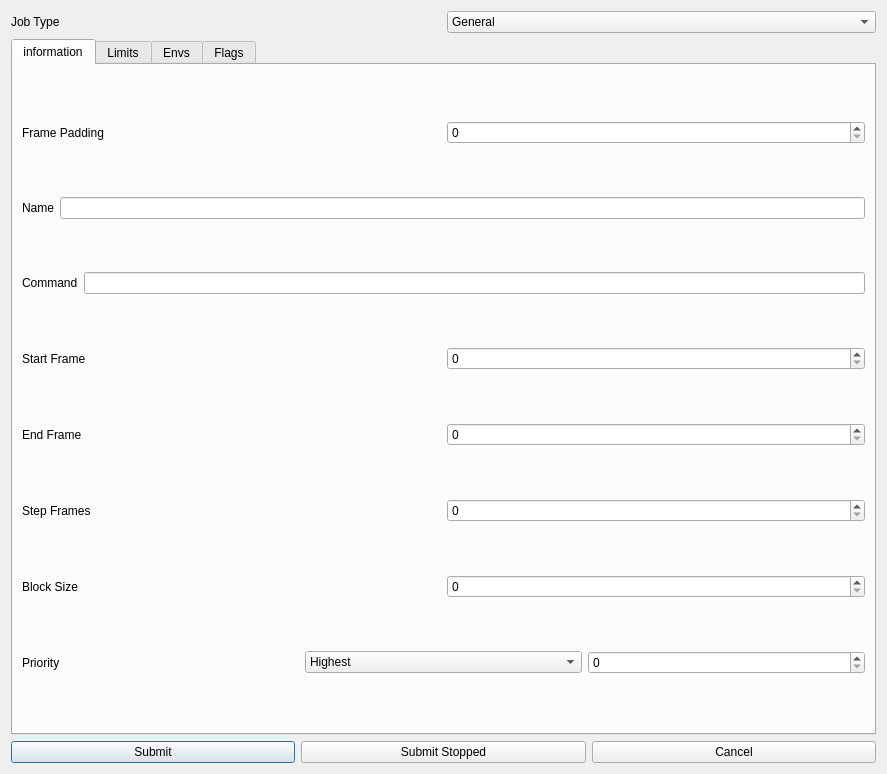
<?xml version="1.0" encoding="UTF-8"?>
<ui version="4.0">
 <class>Dialog</class>
 <widget class="QDialog" name="Dialog">
  <property name="geometry">
   <rect>
    <x>0</x>
    <y>0</y>
    <width>887</width>
    <height>774</height>
   </rect>
  </property>
  <property name="windowTitle">
   <string>Dialog</string>
  </property>
  <layout class="QGridLayout" name="gridLayout">
   <item row="0" column="0">
    <layout class="QHBoxLayout" name="horizontalLayout_26">
     <item>
      <widget class="QLabel" name="label_25">
       <property name="styleSheet">
        <string notr="true"/>
       </property>
       <property name="text">
        <string>Job Type</string>
       </property>
      </widget>
     </item>
     <item>
      <widget class="QComboBox" name="CB_job_type">
       <item>
        <property name="text">
         <string>General</string>
        </property>
       </item>
      </widget>
     </item>
    </layout>
   </item>
   <item row="2" column="0">
    <layout class="QHBoxLayout" name="horizontalLayout_19">
     <item>
      <widget class="QPushButton" name="PB_submit">
       <property name="text">
        <string>Submit</string>
       </property>
      </widget>
     </item>
     <item>
      <widget class="QPushButton" name="PB_submit_stopped">
       <property name="text">
        <string>Submit Stopped</string>
       </property>
      </widget>
     </item>
     <item>
      <widget class="QPushButton" name="PB_cancel">
       <property name="text">
        <string>Cancel</string>
       </property>
      </widget>
     </item>
    </layout>
   </item>
   <item row="1" column="0">
    <widget class="QTabWidget" name="tabWidget">
     <property name="currentIndex">
      <number>0</number>
     </property>
     <widget class="QWidget" name="TB_information">
      <attribute name="title">
       <string>information</string>
      </attribute>
      <layout class="QGridLayout" name="gridLayout_2">
       <item row="0" column="0">
        <layout class="QHBoxLayout" name="horizontalLayout_28">
         <item>
          <widget class="QLabel" name="label_27">
           <property name="text">
            <string>Frame Padding</string>
           </property>
          </widget>
         </item>
         <item>
          <widget class="QSpinBox" name="SB_padding"/>
         </item>
        </layout>
       </item>
       <item row="1" column="0">
        <layout class="QHBoxLayout" name="horizontalLayout_20">
         <item>
          <widget class="QLabel" name="label_19">
           <property name="text">
            <string>Name</string>
           </property>
          </widget>
         </item>
         <item>
          <widget class="QLineEdit" name="LE_name">
           <property name="minimumSize">
            <size>
             <width>0</width>
             <height>0</height>
            </size>
           </property>
          </widget>
         </item>
        </layout>
       </item>
       <item row="2" column="0">
        <layout class="QHBoxLayout" name="horizontalLayout_21">
         <item>
          <widget class="QLabel" name="label_20">
           <property name="text">
            <string>Command</string>
           </property>
          </widget>
         </item>
         <item>
          <widget class="QLineEdit" name="LE_command"/>
         </item>
        </layout>
       </item>
       <item row="3" column="0">
        <layout class="QHBoxLayout" name="horizontalLayout_25">
         <item>
          <widget class="QLabel" name="label_24">
           <property name="text">
            <string>Start Frame</string>
           </property>
          </widget>
         </item>
         <item>
          <widget class="QSpinBox" name="SB_start_frame"/>
         </item>
        </layout>
       </item>
       <item row="4" column="0">
        <layout class="QHBoxLayout" name="horizontalLayout_23">
         <item>
          <widget class="QLabel" name="label_22">
           <property name="text">
            <string>End Frame</string>
           </property>
          </widget>
         </item>
         <item>
          <widget class="QSpinBox" name="SB_end_frame"/>
         </item>
        </layout>
       </item>
       <item row="5" column="0">
        <layout class="QHBoxLayout" name="horizontalLayout_22">
         <item>
          <widget class="QLabel" name="label_21">
           <property name="text">
            <string>Step Frames</string>
           </property>
          </widget>
         </item>
         <item>
          <widget class="QSpinBox" name="SB_step_frame"/>
         </item>
        </layout>
       </item>
       <item row="6" column="0">
        <layout class="QHBoxLayout" name="horizontalLayout_24">
         <item>
          <widget class="QLabel" name="label_23">
           <property name="text">
            <string>Block Size</string>
           </property>
          </widget>
         </item>
         <item>
          <widget class="QSpinBox" name="SB_block_size"/>
         </item>
        </layout>
       </item>
       <item row="7" column="0">
        <layout class="QHBoxLayout" name="horizontalLayout_27">
         <item>
          <widget class="QLabel" name="label_26">
           <property name="text">
            <string>Priority</string>
           </property>
          </widget>
         </item>
         <item>
          <widget class="QComboBox" name="CB_priority">
           <item>
            <property name="text">
             <string>Highest</string>
            </property>
           </item>
           <item>
            <property name="text">
             <string>High</string>
            </property>
           </item>
           <item>
            <property name="text">
             <string>Normal</string>
            </property>
           </item>
           <item>
            <property name="text">
             <string>Low</string>
            </property>
           </item>
           <item>
            <property name="text">
             <string>Lowest</string>
            </property>
           </item>
           <item>
            <property name="text">
             <string>Custom</string>
            </property>
           </item>
          </widget>
         </item>
         <item>
          <widget class="QSpinBox" name="SB_priority"/>
         </item>
        </layout>
       </item>
      </layout>
     </widget>
     <widget class="QWidget" name="tab_2">
      <attribute name="title">
       <string>Limits</string>
      </attribute>
      <layout class="QGridLayout" name="gridLayout_3">
       <item row="0" column="0">
        <layout class="QHBoxLayout" name="horizontalLayout_34">
         <item>
          <widget class="QLabel" name="label_32">
           <property name="text">
            <string>Maximum Number Of Cpus</string>
           </property>
          </widget>
         </item>
         <item>
          <widget class="QSpinBox" name="SB_numcpus"/>
         </item>
        </layout>
       </item>
       <item row="1" column="0">
        <layout class="QHBoxLayout" name="horizontalLayout_37">
         <item>
          <widget class="QLabel" name="label_35">
           <property name="text">
            <string>Maximum Number Of Cpus on One computer</string>
           </property>
          </widget>
         </item>
         <item>
          <widget class="QSpinBox" name="SB_numcpus_cmp"/>
         </item>
        </layout>
       </item>
       <item row="2" column="0">
        <layout class="QHBoxLayout" name="horizontalLayout_36">
         <item>
          <widget class="QLabel" name="label_34">
           <property name="text">
            <string>Minimum ammount of Memory in MB </string>
           </property>
          </widget>
         </item>
         <item>
          <widget class="QSpinBox" name="SB_min_mem"/>
         </item>
        </layout>
       </item>
       <item row="3" column="0">
        <layout class="QHBoxLayout" name="horizontalLayout_35">
         <item>
          <widget class="QLabel" name="label_33">
           <property name="text">
            <string>Render in Pool</string>
           </property>
          </widget>
         </item>
         <item>
          <widget class="QComboBox" name="CB_render_pool">
           <property name="editable">
            <bool>true</bool>
           </property>
           <item>
            <property name="text">
             <string>Default</string>
            </property>
           </item>
          </widget>
         </item>
        </layout>
       </item>
       <item row="4" column="0">
        <widget class="QGroupBox" name="groupBox_3">
         <property name="sizePolicy">
          <sizepolicy hsizetype="Preferred" vsizetype="Fixed">
           <horstretch>0</horstretch>
           <verstretch>0</verstretch>
          </sizepolicy>
         </property>
         <property name="title">
          <string>Operating Systems</string>
         </property>
         <layout class="QHBoxLayout" name="horizontalLayout_38">
          <item>
           <widget class="QCheckBox" name="CK_irix">
            <property name="text">
             <string>Irix</string>
            </property>
            <property name="checked">
             <bool>true</bool>
            </property>
           </widget>
          </item>
          <item>
           <widget class="QCheckBox" name="CK_linux">
            <property name="text">
             <string>Linux</string>
            </property>
            <property name="checked">
             <bool>true</bool>
            </property>
           </widget>
          </item>
          <item>
           <widget class="QCheckBox" name="CK_osx">
            <property name="text">
             <string>OS X</string>
            </property>
            <property name="checked">
             <bool>true</bool>
            </property>
           </widget>
          </item>
          <item>
           <widget class="QCheckBox" name="CK_bsd">
            <property name="text">
             <string>FreeBSD</string>
            </property>
            <property name="checked">
             <bool>true</bool>
            </property>
           </widget>
          </item>
          <item>
           <widget class="QCheckBox" name="CK_windows">
            <property name="text">
             <string>Windows</string>
            </property>
            <property name="checked">
             <bool>true</bool>
            </property>
           </widget>
          </item>
         </layout>
        </widget>
       </item>
      </layout>
     </widget>
     <widget class="QWidget" name="tab">
      <attribute name="title">
       <string>Envs</string>
      </attribute>
      <layout class="QGridLayout" name="gridLayout_4">
       <item row="0" column="0">
        <layout class="QHBoxLayout" name="horizontalLayout_39">
         <item>
          <widget class="QCheckBox" name="CK_module">
           <property name="text">
            <string>Load Module</string>
           </property>
          </widget>
         </item>
         <item>
          <widget class="QLineEdit" name="LE_module">
           <property name="enabled">
            <bool>false</bool>
           </property>
          </widget>
         </item>
        </layout>
       </item>
       <item row="1" column="0">
        <widget class="QTableWidget" name="TW_envs">
         <attribute name="horizontalHeaderStretchLastSection">
          <bool>true</bool>
         </attribute>
         <attribute name="horizontalHeaderStretchLastSection">
          <bool>true</bool>
         </attribute>
         <column>
          <property name="text">
           <string>Name</string>
          </property>
         </column>
         <column>
          <property name="text">
           <string>Value</string>
          </property>
         </column>
        </widget>
       </item>
      </layout>
     </widget>
     <widget class="QWidget" name="tab_3">
      <attribute name="title">
       <string>Flags</string>
      </attribute>
      <layout class="QGridLayout" name="gridLayout_5">
       <item row="0" column="0">
        <layout class="QHBoxLayout" name="horizontalLayout_40">
         <item>
          <widget class="QCheckBox" name="checkBox_12">
           <property name="text">
            <string>Mail Notification</string>
           </property>
          </widget>
         </item>
         <item>
          <widget class="QCheckBox" name="checkBox_13">
           <property name="text">
            <string>Specific Email</string>
           </property>
          </widget>
         </item>
         <item>
          <widget class="QLineEdit" name="lineEdit_8"/>
         </item>
        </layout>
       </item>
       <item row="1" column="0">
        <layout class="QHBoxLayout" name="horizontalLayout_41">
         <item>
          <widget class="QCheckBox" name="checkBox_14">
           <property name="text">
            <string>Job depends on Id (jobid)</string>
           </property>
          </widget>
         </item>
         <item>
          <widget class="QComboBox" name="comboBox_9"/>
         </item>
        </layout>
       </item>
       <item row="2" column="0">
        <widget class="QCheckBox" name="checkBox_15">
         <property name="text">
          <string>Delete Job When finished</string>
         </property>
        </widget>
       </item>
      </layout>
     </widget>
    </widget>
   </item>
  </layout>
 </widget>
 <resources/>
 <connections/>
</ui>
